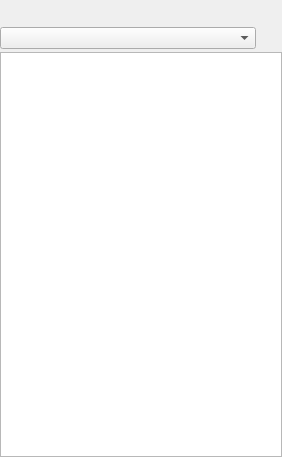
<?xml version="1.0" encoding="UTF-8"?>
<ui version="4.0">
 <class>FSPane</class>
 <widget class="QWidget" name="FSPane">
  <property name="geometry">
   <rect>
    <x>0</x>
    <y>0</y>
    <width>282</width>
    <height>457</height>
   </rect>
  </property>
  <property name="windowTitle">
   <string>Form</string>
  </property>
  <property name="styleSheet">
   <string notr="true">QPushButton {
	padding: 5px;

}</string>
  </property>
  <layout class="QVBoxLayout" name="verticalLayout">
   <property name="spacing">
    <number>2</number>
   </property>
   <property name="margin">
    <number>0</number>
   </property>
   <item>
    <layout class="QHBoxLayout" name="horizontalLayout">
     <property name="spacing">
      <number>-1</number>
     </property>
     <property name="sizeConstraint">
      <enum>QLayout::SetMinimumSize</enum>
     </property>
     <item>
      <widget class="QPushButton" name="buttonUp">
       <property name="maximumSize">
        <size>
         <width>24</width>
         <height>24</height>
        </size>
       </property>
       <property name="toolTip">
        <string>Go up one level</string>
       </property>
       <property name="text">
        <string/>
       </property>
       <property name="icon">
        <iconset>
         <normaloff>:/actions/resources/actions/go-up.png</normaloff>:/actions/resources/actions/go-up.png</iconset>
       </property>
       <property name="iconSize">
        <size>
         <width>16</width>
         <height>16</height>
        </size>
       </property>
       <property name="flat">
        <bool>true</bool>
       </property>
      </widget>
     </item>
     <item>
      <widget class="QPushButton" name="buttonBackRoot">
       <property name="maximumSize">
        <size>
         <width>24</width>
         <height>24</height>
        </size>
       </property>
       <property name="toolTip">
        <string>Go previous place</string>
       </property>
       <property name="icon">
        <iconset>
         <normaloff>:/actions/resources/actions/go-previous.png</normaloff>:/actions/resources/actions/go-previous.png</iconset>
       </property>
       <property name="iconSize">
        <size>
         <width>16</width>
         <height>16</height>
        </size>
       </property>
       <property name="flat">
        <bool>true</bool>
       </property>
      </widget>
     </item>
     <item>
      <widget class="QPushButton" name="pushButton_2">
       <property name="maximumSize">
        <size>
         <width>24</width>
         <height>24</height>
        </size>
       </property>
       <property name="toolTip">
        <string>Go next place</string>
       </property>
       <property name="text">
        <string/>
       </property>
       <property name="icon">
        <iconset>
         <normaloff>:/actions/resources/actions/go-next.png</normaloff>:/actions/resources/actions/go-next.png</iconset>
       </property>
       <property name="flat">
        <bool>true</bool>
       </property>
      </widget>
     </item>
     <item>
      <widget class="QPushButton" name="buttonFilter">
       <property name="maximumSize">
        <size>
         <width>24</width>
         <height>24</height>
        </size>
       </property>
       <property name="toolTip">
        <string>Filter settings</string>
       </property>
       <property name="icon">
        <iconset>
         <normaloff>:/actions/resources/actions/view-filter.png</normaloff>:/actions/resources/actions/view-filter.png</iconset>
       </property>
       <property name="iconSize">
        <size>
         <width>16</width>
         <height>16</height>
        </size>
       </property>
       <property name="flat">
        <bool>true</bool>
       </property>
      </widget>
     </item>
     <item>
      <widget class="QPushButton" name="buttonSyncTabFile">
       <property name="maximumSize">
        <size>
         <width>24</width>
         <height>24</height>
        </size>
       </property>
       <property name="toolTip">
        <string>Sync folder with current editor file path</string>
       </property>
       <property name="icon">
        <iconset>
         <normaloff>:/actions/resources/actions/system-switch-user.png</normaloff>:/actions/resources/actions/system-switch-user.png</iconset>
       </property>
       <property name="iconSize">
        <size>
         <width>16</width>
         <height>16</height>
        </size>
       </property>
       <property name="checkable">
        <bool>true</bool>
       </property>
       <property name="flat">
        <bool>true</bool>
       </property>
      </widget>
     </item>
     <item>
      <widget class="QPushButton" name="buttonCollapseAll">
       <property name="maximumSize">
        <size>
         <width>24</width>
         <height>24</height>
        </size>
       </property>
       <property name="toolTip">
        <string>Collapse Folder</string>
       </property>
       <property name="icon">
        <iconset>
         <normaloff>:/actions/resources/actions/debug-step-into.png</normaloff>:/actions/resources/actions/debug-step-into.png</iconset>
       </property>
       <property name="iconSize">
        <size>
         <width>16</width>
         <height>16</height>
        </size>
       </property>
       <property name="flat">
        <bool>true</bool>
       </property>
      </widget>
     </item>
     <item>
      <widget class="QPushButton" name="pushShowHidden">
       <property name="maximumSize">
        <size>
         <width>24</width>
         <height>24</height>
        </size>
       </property>
       <property name="toolTip">
        <string>Show Hidden Files</string>
       </property>
       <property name="text">
        <string/>
       </property>
       <property name="icon">
        <iconset>
         <normaloff>:/actions/resources/actions/help-hint.png</normaloff>:/actions/resources/actions/help-hint.png</iconset>
       </property>
       <property name="checkable">
        <bool>true</bool>
       </property>
       <property name="flat">
        <bool>true</bool>
       </property>
      </widget>
     </item>
     <item>
      <spacer name="horizontalSpacer">
       <property name="orientation">
        <enum>Qt::Horizontal</enum>
       </property>
       <property name="sizeType">
        <enum>QSizePolicy::Expanding</enum>
       </property>
       <property name="sizeHint" stdset="0">
        <size>
         <width>10</width>
         <height>20</height>
        </size>
       </property>
      </spacer>
     </item>
    </layout>
   </item>
   <item>
    <layout class="QHBoxLayout" name="horizontalLayout_3">
     <item>
      <widget class="QComboBox" name="comboFavourites">
       <property name="sizePolicy">
        <sizepolicy hsizetype="Expanding" vsizetype="Fixed">
         <horstretch>0</horstretch>
         <verstretch>0</verstretch>
        </sizepolicy>
       </property>
       <property name="toolTip">
        <string>Folders</string>
       </property>
      </widget>
     </item>
     <item>
      <widget class="QPushButton" name="pushFavourites">
       <property name="sizePolicy">
        <sizepolicy hsizetype="Minimum" vsizetype="Fixed">
         <horstretch>0</horstretch>
         <verstretch>0</verstretch>
        </sizepolicy>
       </property>
       <property name="maximumSize">
        <size>
         <width>24</width>
         <height>24</height>
        </size>
       </property>
       <property name="toolTip">
        <string>Favourite places</string>
       </property>
       <property name="text">
        <string/>
       </property>
       <property name="icon">
        <iconset>
         <normaloff>:/actions/resources/actions/fork.png</normaloff>:/actions/resources/actions/fork.png</iconset>
       </property>
       <property name="flat">
        <bool>true</bool>
       </property>
      </widget>
     </item>
    </layout>
   </item>
   <item>
    <widget class="FSTree" name="tree"/>
   </item>
  </layout>
 </widget>
 <customwidgets>
  <customwidget>
   <class>FSTree</class>
   <extends>QTreeView</extends>
   <header>fstree</header>
  </customwidget>
 </customwidgets>
 <resources>
  <include location="../resources.qrc"/>
 </resources>
 <connections/>
</ui>
